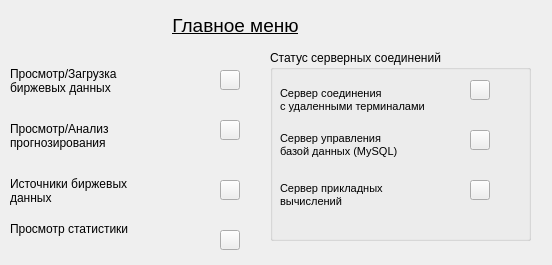
<?xml version="1.0" encoding="UTF-8"?>
<ui version="4.0">
 <class>ChooseMenu</class>
 <widget class="QWidget" name="ChooseMenu">
  <property name="windowModality">
   <enum>Qt::NonModal</enum>
  </property>
  <property name="geometry">
   <rect>
    <x>0</x>
    <y>0</y>
    <width>552</width>
    <height>265</height>
   </rect>
  </property>
  <property name="windowTitle">
   <string>Form</string>
  </property>
  <widget class="QLabel" name="label">
   <property name="geometry">
    <rect>
     <x>170</x>
     <y>10</y>
     <width>131</width>
     <height>31</height>
    </rect>
   </property>
   <property name="text">
    <string>&lt;html&gt;&lt;head/&gt;&lt;body&gt;&lt;p align=&quot;center&quot;&gt;&lt;span style=&quot; font-size:14pt; text-decoration: underline;&quot;&gt;Главное меню&lt;/span&gt;&lt;/p&gt;&lt;/body&gt;&lt;/html&gt;</string>
   </property>
   <property name="textFormat">
    <enum>Qt::RichText</enum>
   </property>
  </widget>
  <widget class="QPushButton" name="viewData">
   <property name="geometry">
    <rect>
     <x>220</x>
     <y>70</y>
     <width>20</width>
     <height>20</height>
    </rect>
   </property>
   <property name="text">
    <string/>
   </property>
  </widget>
  <widget class="QGroupBox" name="groupBox_2">
   <property name="geometry">
    <rect>
     <x>270</x>
     <y>50</y>
     <width>261</width>
     <height>191</height>
    </rect>
   </property>
   <property name="title">
    <string>Статус серверных соединений</string>
   </property>
   <widget class="QPushButton" name="retryDB">
    <property name="enabled">
     <bool>true</bool>
    </property>
    <property name="geometry">
     <rect>
      <x>200</x>
      <y>80</y>
      <width>20</width>
      <height>20</height>
     </rect>
    </property>
    <property name="text">
     <string/>
    </property>
   </widget>
   <widget class="QLabel" name="statusR">
    <property name="geometry">
     <rect>
      <x>170</x>
      <y>130</y>
      <width>31</width>
      <height>17</height>
     </rect>
    </property>
    <property name="text">
     <string/>
    </property>
   </widget>
   <widget class="QLabel" name="label_2">
    <property name="geometry">
     <rect>
      <x>10</x>
      <y>80</y>
      <width>141</width>
      <height>31</height>
     </rect>
    </property>
    <property name="text">
     <string>&lt;html&gt;&lt;head/&gt;&lt;body&gt;&lt;p&gt;&lt;span style=&quot; font-size:8pt;&quot;&gt;Сервер управления &lt;br/&gt;базой данных (MySQL)&lt;/span&gt;&lt;/p&gt;&lt;/body&gt;&lt;/html&gt;</string>
    </property>
   </widget>
   <widget class="QLabel" name="label_4">
    <property name="geometry">
     <rect>
      <x>10</x>
      <y>30</y>
      <width>151</width>
      <height>41</height>
     </rect>
    </property>
    <property name="text">
     <string>&lt;html&gt;&lt;head/&gt;&lt;body&gt;&lt;p&gt;&lt;span style=&quot; font-size:8pt;&quot;&gt;Сервер соединения&lt;br/&gt;с удаленными терминалами&lt;/span&gt;&lt;/p&gt;&lt;/body&gt;&lt;/html&gt;</string>
    </property>
   </widget>
   <widget class="QLabel" name="statusServer">
    <property name="geometry">
     <rect>
      <x>170</x>
      <y>30</y>
      <width>31</width>
      <height>17</height>
     </rect>
    </property>
    <property name="text">
     <string/>
    </property>
   </widget>
   <widget class="QLabel" name="label_3">
    <property name="geometry">
     <rect>
      <x>10</x>
      <y>130</y>
      <width>151</width>
      <height>31</height>
     </rect>
    </property>
    <property name="text">
     <string>&lt;html&gt;&lt;head/&gt;&lt;body&gt;&lt;p&gt;&lt;span style=&quot; font-size:8pt;&quot;&gt;Сервер прикладных&lt;br/&gt;вычислений&lt;/span&gt;&lt;/p&gt;&lt;/body&gt;&lt;/html&gt;</string>
    </property>
   </widget>
   <widget class="QPushButton" name="retryConnect">
    <property name="enabled">
     <bool>true</bool>
    </property>
    <property name="geometry">
     <rect>
      <x>200</x>
      <y>130</y>
      <width>20</width>
      <height>20</height>
     </rect>
    </property>
    <property name="text">
     <string/>
    </property>
   </widget>
   <widget class="QPushButton" name="retrySocket">
    <property name="enabled">
     <bool>true</bool>
    </property>
    <property name="geometry">
     <rect>
      <x>200</x>
      <y>30</y>
      <width>20</width>
      <height>20</height>
     </rect>
    </property>
    <property name="text">
     <string/>
    </property>
   </widget>
   <widget class="QLabel" name="statusDB">
    <property name="geometry">
     <rect>
      <x>170</x>
      <y>80</y>
      <width>31</width>
      <height>17</height>
     </rect>
    </property>
    <property name="text">
     <string/>
    </property>
   </widget>
  </widget>
  <widget class="QPushButton" name="viewForecast">
   <property name="geometry">
    <rect>
     <x>220</x>
     <y>120</y>
     <width>20</width>
     <height>20</height>
    </rect>
   </property>
   <property name="text">
    <string/>
   </property>
  </widget>
  <widget class="QPushButton" name="viewStatistic">
   <property name="geometry">
    <rect>
     <x>220</x>
     <y>230</y>
     <width>20</width>
     <height>20</height>
    </rect>
   </property>
   <property name="text">
    <string/>
   </property>
  </widget>
  <widget class="QPushButton" name="viewDataSource">
   <property name="geometry">
    <rect>
     <x>220</x>
     <y>180</y>
     <width>20</width>
     <height>20</height>
    </rect>
   </property>
   <property name="text">
    <string/>
   </property>
  </widget>
  <widget class="QLabel" name="label_5">
   <property name="geometry">
    <rect>
     <x>10</x>
     <y>60</y>
     <width>201</width>
     <height>41</height>
    </rect>
   </property>
   <property name="text">
    <string>Просмотр/Загрузка
биржевых данных</string>
   </property>
  </widget>
  <widget class="QLabel" name="label_6">
   <property name="geometry">
    <rect>
     <x>10</x>
     <y>110</y>
     <width>171</width>
     <height>51</height>
    </rect>
   </property>
   <property name="text">
    <string>Просмотр/Анализ
прогнозирования</string>
   </property>
  </widget>
  <widget class="QLabel" name="label_7">
   <property name="geometry">
    <rect>
     <x>10</x>
     <y>170</y>
     <width>161</width>
     <height>41</height>
    </rect>
   </property>
   <property name="text">
    <string>Источники биржевых 
данных</string>
   </property>
  </widget>
  <widget class="QLabel" name="label_8">
   <property name="geometry">
    <rect>
     <x>10</x>
     <y>220</y>
     <width>171</width>
     <height>17</height>
    </rect>
   </property>
   <property name="text">
    <string>Просмотр статистики</string>
   </property>
  </widget>
 </widget>
 <resources/>
 <connections/>
</ui>
